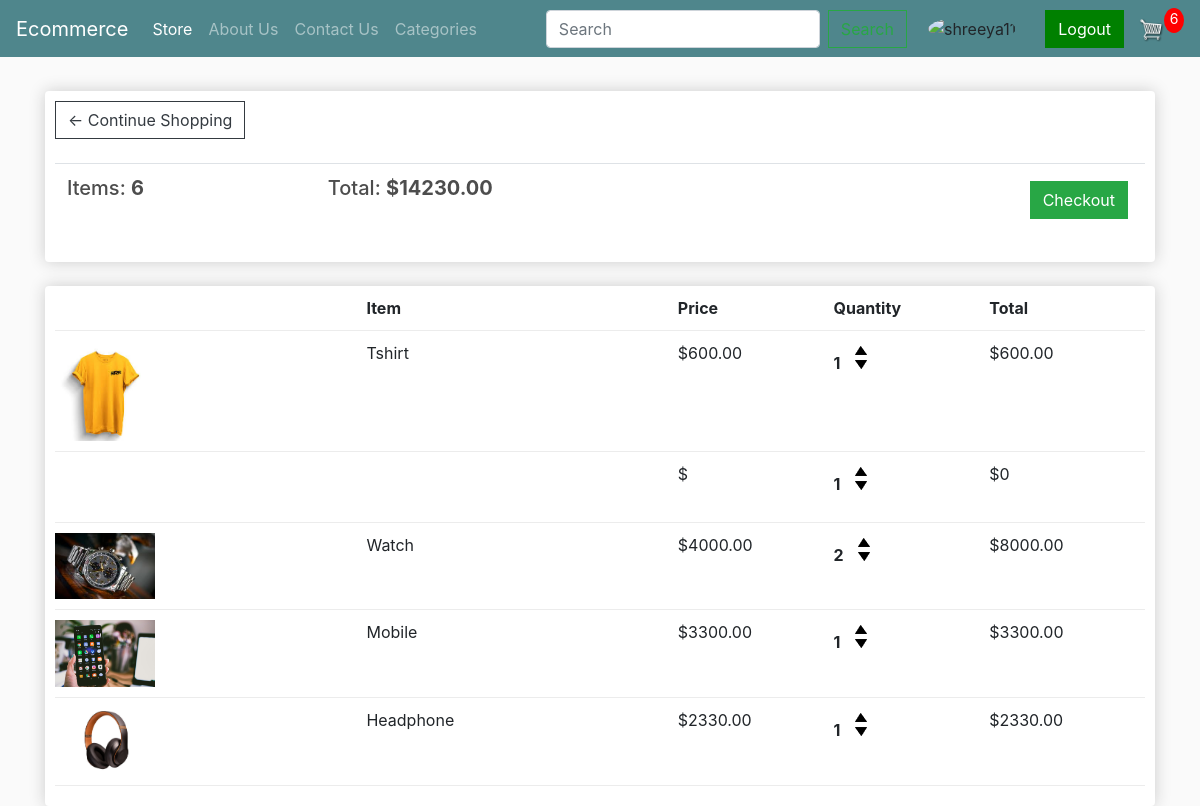
The page /cart/ (signed in) on the database as committed earlier.
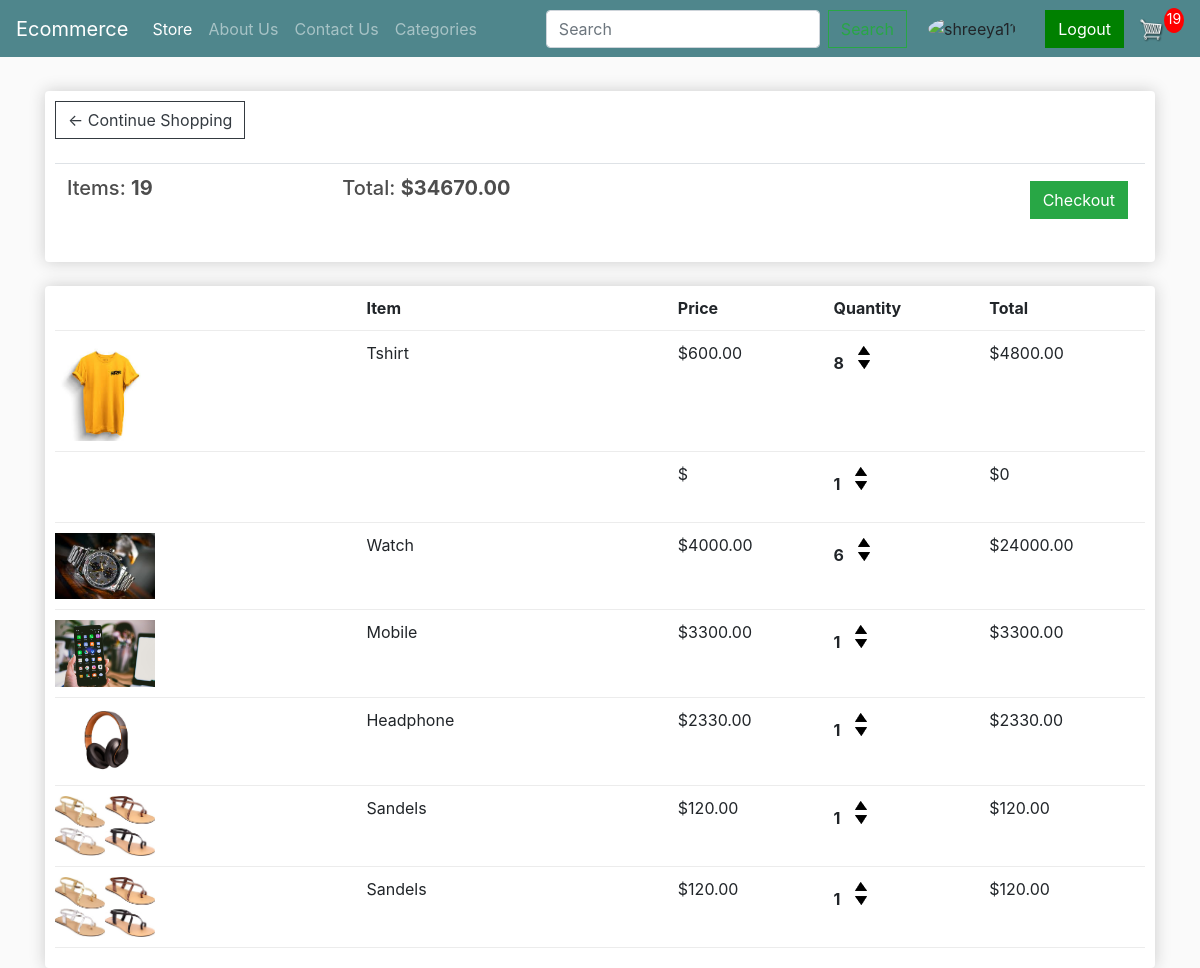
The same page on the database as committed later.
### store/models.py (models this page shows, shortened)
class Order(models.Model):
    customer = models.ForeignKey(Customer, on_delete=models.SET_NULL, blank=True, null=True)
    date_order = models.DateTimeField(auto_now_add=True)
    complete = models.BooleanField(default=False, null=True, blank=False)
    transaction_id = models.CharField(max_length=200, null=True)
    @property
    def get_cart_total(self):
        orderitems = self.orderitem_set.all()
        total = sum([item.get_total for item in orderitems])
        return total
    @property
    def get_cart_items(self):
        orderitems = self.orderitem_set.all()
        total = sum([item.quantity for item in orderitems])
        return total

class OrderItem(models.Model):
    product = models.ForeignKey(Product, on_delete=models.SET_NULL, blank=True, null=True)
    order = models.ForeignKey(Order, on_delete=models.SET_NULL, blank=True, null=True)
    quantity = models.IntegerField(default=0, null=True, blank=True)
    date_added = models.DateTimeField(auto_now_add=True)
    image_url = models.CharField(max_length=200, null=True, blank=True)  # Add this line
    @property
    def get_total(self):
        if self.product and self.product.price:
            total = self.product.price * self.quantity
        else:
            total = 0
        return total

class Product(models.Model):
    name = models.CharField(max_length=200, null=True)
    price = models.DecimalField(max_digits=7, decimal_places=2)
    digital = models.BooleanField(default=False)
    image = models.ImageField(upload_to='products/')
    description = models.TextField(null=True, blank=True)
    in_stock = models.BooleanField(default=True)
    colors = models.ManyToManyField(Color, related_name='products')
    sizes = models.ManyToManyField(Size, related_name='products')
    category = models.ForeignKey(Category, on_delete=models.SET_DEFAULT, default=1)
    @property
    def imageURL(self):
        try:
            url = self.image.url
        except:
            url = ''  # Provide a default URL or handle the exception as per your application's needs
        return url

### store/views.py (the view)
# urls.py: path('cart/', views.cart, name='cart'),
def cart(request):
        data = cartData(request)
        cartItems = data['cartItems']
        order = data['order']
        items = data['items']
        context = {'items':items, 'order':order,'cartItems':cartItems}
        return render(request, 'store/cart.html', context)

### store/utils.py (called while the page is built)
def cartData(request):
    if request.user.is_authenticated:
        try:
            customer = request.user.customer
        except Customer.DoesNotExist:
            customer = Customer.objects.create(user=request.user, name=request.user.username, email=request.user.email)
        customer = request.user.customer
        order, created = Order.objects.get_or_create(customer=customer, complete=False)
        items = order.orderitem_set.all()
        cartItems = order.get_cart_items
    else:
        cookieData = cookieCart(request)
        cartItems = cookieData['cartItems']
        order = cookieData['order']
        items = cookieData['items']
    context = {'items': items, 'order': order, 'cartItems': cartItems}
    return context

### store/templates/store/cart.html (shortened to what this page needs)
{% extends 'store/main.html' %}
{% load static %}
{% block content %}
<div class="row">
    <div class="col-lg-12">
        <div class="box-element">
            <a class="btn btn-outline-dark" href="{% url 'store' %}">&#x2190; Continue Shopping</a>
            <br><br>
            <table class="table">
                <tr>
                    <th><h5>Items: <strong>{{ order.get_cart_items }}</strong></h5></th>
                    <th><h5>Total: <strong>${{ order.get_cart_total }}</strong></h5></th>
                    <th>
                        <a style="float:right; margin:5px;" class="btn btn-success" href="{% url 'checkout' %}">Checkout</a>
                    </th>
                </tr>
            </table>
        </div>
        <br>
        <div class="box-element">
            <div class="cart-row">
                <div style="flex:2"></div>
                <div style="flex:2"><strong>Item</strong></div>
                <div style="flex:1"><strong>Price</strong></div>
                <div style="flex:1"><strong>Quantity</strong></div>
                <div style="flex:1"><strong>Total</strong></div>
            </div>
            {% for item in items %}
            <div class="cart-row">
                <div style="flex:2"><img class="row-image" src="{{ item.product.imageURL }}"></div>
                <div style="flex:2"><p>{{ item.product.name }}</p></div>
                <div style="flex:1"><p>${{ item.product.price|floatformat:2 }}</p></div>
                <div style="flex:1">
                    <p class="quantity">{{ item.quantity }}</p>
                    <div class="quantity">
                        <img data-product="{{ item.product.id }}" data-action="add" class="chg-quantity update-cart" src="{% static 'images/arrow-up.png' %}">
                        <img data-product="{{ item.product.id }}" data-action="remove" class="chg-quantity update-cart" src="{% static 'images/arrow-down.png' %}">
                    </div>
                </div>
                <div style="flex:1"><p>${{ item.get_total }}</p></div>
            </div>
            {% endfor %}
        </div>
    </div>
</div>
{% endblock content %}

### store/templates/store/main.html (shortened to what this page needs)
<!DOCTYPE html>
{% load static %}
<html>
<head>
    <link rel="stylesheet" href="https://stackpath.bootstrapcdn.com/bootstrap/4.4.1/css/bootstrap.min.css">
    <link rel="stylesheet" href="https://cdnjs.cloudflare.com/ajax/libs/font-awesome/6.0.0-beta3/css/all.min.css">
    <link rel="stylesheet" type="text/css" href="{% static 'css/main.css' %}">
</head>
<body>
    <nav class="navbar navbar-expand-lg navbar-dark bg-dark">
        <a class="navbar-brand" href="{% url 'store' %}">Ecommerce</a>
        <div class="collapse navbar-collapse" id="navbarSupportedContent">
            <ul class="navbar-nav mr-auto">
                <li class="nav-item active">
                    <a class="nav-link" href="{% url 'store' %}">Store <span class="sr-only">(current)</span></a>
                </li>
                <li class="nav-item">
                    <a class="nav-link" href="{% url 'about_us' %}">About Us</a>
                </li>
                <li class="nav-item">
                    <a class="nav-link" href="{% url 'contact_us' %}">Contact Us</a>
                </li>
                <li class="nav-item">
                    <a class="nav-link" href="{% url 'category_list_view' %}">Categories</a>
                </li>
            </ul>
            <div class="form-inline my-2 my-lg-0">
                <form class="form-inline" method="GET" action="{% url 'search_results' %}">
                    <input class="form-control mr-sm-2" type="search" placeholder="Search" aria-label="Search" name="q">
                    <button class="btn btn-outline-success my-2 my-sm-0 mr-2" type="submit">Search</button>
                </form>
                {% if user.is_authenticated %}
                    <a href="{% url 'profile' %}" class="btn mr-2">
                        <img src="{{ user.profile.image.url }}" class="profile-pic" alt="{{ user.username }}">
                    </a>
                    <a href="{% url 'logout' %}" class="btn btn-custom ml-2">Logout</a>
                {% else %}
                    <a href="{% url 'login' %}" class="btn btn-custom mr-2">Login</a>
                    <a href="{% url 'signup' %}" class="btn btn-custom ml-2">SignUp</a>
                {% endif %}
                <a href="{% url 'cart' %}">
                    <img id="cart-icon" src="{% static 'images/cart.png' %}">
                </a>
                <p id="cart-total">{{ cartItems }}</p>
            </div>
        </div>
    </nav>
    <div class="container">
        <br>
        {% block content %}
        {% endblock content %}
    </div>
</body>
</html>

### static/css/main.css (style rules this page uses)
body { background-color: hsl(0, 0%, 98%); }
h1,h2,h3,h4,h5,h6 { color:hsl(0, 0%, 30%); }
.box-element { box-shadow:hsl(0, 0%, 80%) 0 0 16px; background-color: #fff; border-radius: 4px; padding: 10px; }
.bg-dark { background-color: #4f868c!important; }
#cart-icon { width:25px; display: inline-block; margin-left: 15px; }
#cart-total { display: block; text-align: center; color:#fff; background-color: red; width: 20px; height: 25px; border-radius: 50%; font-size: 14px; }
.col-lg-4, .col-lg-6, .col-lg-8, .col-lg-12 { margin-top: 10px; }
.btn { border-radius: 0; }
.row-image { width: 100px; }
.cart-row { display: flex; align-items: flex-stretch; padding-bottom: 10px; margin-bottom: 10px; border-bottom: 1px solid #ececec; }
.quantity { display: inline-block; font-weight: 700; padding-right:10px; }
.chg-quantity { width: 12px; cursor: pointer; display: block; margin-top: 5px; transition:.1s; }

### store/templates/store/main.html (style rules this page uses)
.btn-custom { color: white; background-color: green; border-color: green; }
.profile-pic { width: 40px; height: 40px; border-radius: 50%; }

Rows that differ between the two databases and show on the page:
changed through a linked row, Order: get_cart_items "6" → "19"; get_cart_total "14230.00" → "34670.00"
changed OrderItem "Tshirt": quantity "1" → "8"; get_total "600.00" → "4800.00"
changed OrderItem "Watch": quantity "2" → "6"; get_total "8000.00" → "24000.00"
added OrderItem: product.imageURL (picture), product.name "Sandels", product.price "120.00", quantity "1", get_total "120.00"
added OrderItem: product.imageURL (picture), product.name "Sandels", product.price "120.00", quantity "1", get_total "120.00"
Other text that changed with them:
{{ cartItems }}: "6" → "19"
